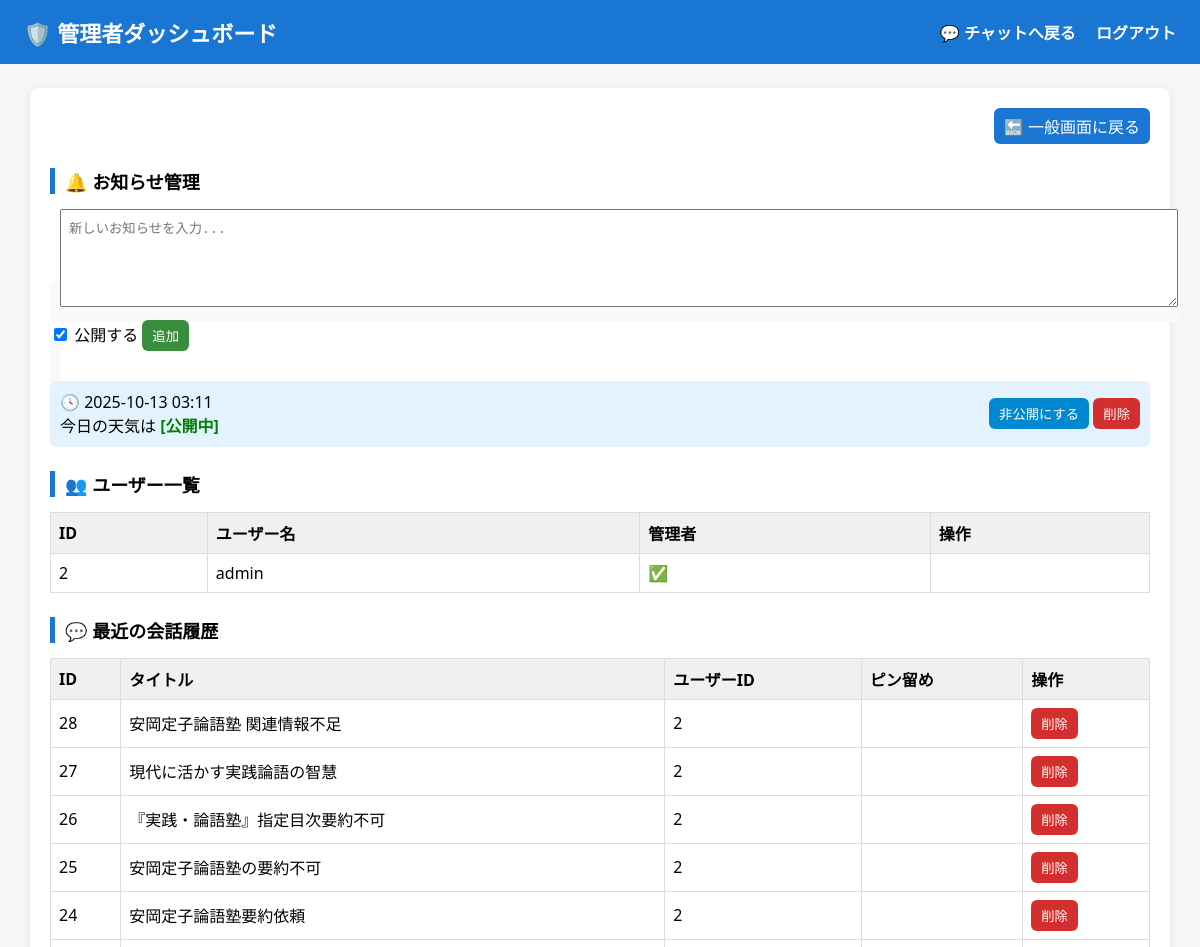
The page /admin_dashboard (signed in, upper part) on the database as committed earlier.
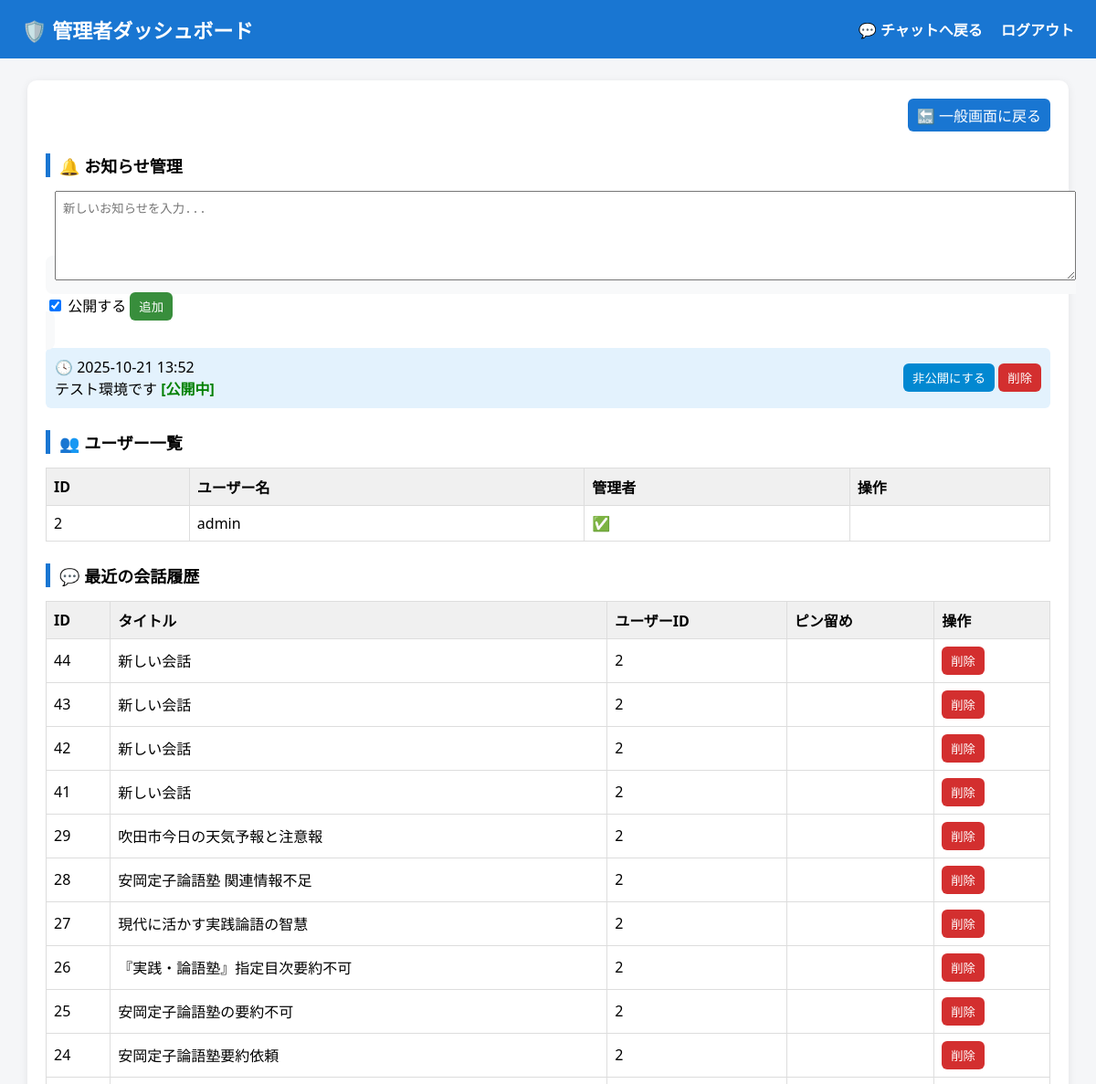
The same page on the database as committed later.
### app/models.py (models this page shows, shortened)
class Announcement(db.Model):
    __tablename__ = "announcement"
    id = db.Column(db.Integer, primary_key=True)
    message = db.Column(db.Text, nullable=False)
    is_active = db.Column(db.Boolean, default=True)
    timestamp = db.Column(db.DateTime, default=datetime.utcnow)

class User(db.Model, UserMixin):
    __tablename__ = "user"
    id = db.Column(db.Integer, primary_key=True)
    username = db.Column(db.String(50), unique=True, nullable=False)
    password = db.Column(db.String(100), nullable=False)
    is_admin = db.Column(db.Boolean, nullable=False, default=False)

class Conversation(db.Model):
    __tablename__ = "conversation"
    id = db.Column(db.Integer, primary_key=True)
    title = db.Column(db.String(100), nullable=False)
    user_id = db.Column(db.Integer, db.ForeignKey("user.id"), nullable=False)
    is_pinned = db.Column(db.Boolean, nullable=False, default=False)
    created_at = db.Column(db.DateTime, default=datetime.utcnow)
    updated_at = db.Column(db.DateTime, default=datetime.utcnow, onupdate=datetime.utcnow)
    summary = db.Column(db.Text, nullable=True)  # ✅ AIによる会話要約を保存
    user = db.relationship("User", backref=db.backref("conversations", lazy=True))

### app/__init__.py (the view)
    @bp.route("/admin_dashboard")
    @login_required
    def admin_dashboard():
        _admin_required()
        from sqlalchemy import func
        users = db.session.query(
            User,
            func.count(Conversation.id.distinct()).label('conversation_count'),
            func.count(Message.id).label('message_count')
        ).outerjoin(Conversation, User.id == Conversation.user_id)\
         .outerjoin(Message, Conversation.id == Message.conversation_id)\
         .group_by(User.id)\
         .order_by(User.id.asc())\
         .all()
        users_with_stats = []
        for user, conv_count, msg_count in users:
            user.conversation_count = conv_count
            user.message_count = msg_count
            users_with_stats.append(user)
        conversations = db.session.query(Conversation).order_by(
            Conversation.is_pinned.desc(), Conversation.id.desc()
        ).limit(100).all()
        announcements = db.session.query(Announcement).order_by(
            Announcement.timestamp.desc().nullslast()
        ).all()
        return render_template(
            "admin_dashboard.html",
            users=users_with_stats, conversations=conversations, announcements=announcements
        )

### templates/admin_dashboard.html (shortened to what this page needs)
<!DOCTYPE html>
<html lang="ja">
<head>
</head>
<body>
  <header>
    <h1>🛡️ 管理者ダッシュボード</h1>
    <nav>
      <a href="{{ url_for('core.chat') }}">💬 チャットへ戻る</a>
      <a href="{{ url_for('auth.logout') }}">ログアウト</a>
    </nav>
  </header>
  <main>
    <div class="top-links">
      <a class="link-btn" href="{{ url_for('core.chat') }}">🔙 一般画面に戻る</a>
    </div>
    <h2>🔔 お知らせ管理</h2>
    <form class="announce-form" method="post" action="{{ url_for('core.add_announcement') }}">
      <textarea name="message" placeholder="新しいお知らせを入力..." required></textarea>
      <div style="margin-top:8px;">
        <label><input type="checkbox" name="is_active" value="1" checked> 公開する</label>
        <button type="submit" style="background:#388e3c;">追加</button>
      </div>
    </form>
    {% if announcements %}
      {% for a in announcements %}
      <div class="announce-item">
        <p>
          🕓 {{ a.timestamp.strftime('%Y-%m-%d %H:%M') if a.timestamp else '' }}<br>
          {{ a.message }}
          {% if a.is_active %}
            <span class="active">[公開中]</span>
          {% else %}
            <span class="inactive">[非公開]</span>
          {% endif %}
        </p>
        <div>
          <form method="post" action="{{ url_for('core.toggle_announcement', ann_id=a.id) }}">
            <button type="submit" style="background:#0288d1;">
              {% if a.is_active %}非公開にする{% else %}公開にする{% endif %}
            </button>
          </form>
          <form method="post" action="{{ url_for('core.delete_announcement', ann_id=a.id) }}">
            <button type="submit">削除</button>
          </form>
        </div>
      </div>
      {% endfor %}
    {% else %}
      <p>現在お知らせはありません。</p>
    {% endif %}
    <h2>👥 ユーザー一覧</h2>
    <table>
      <thead>
        <tr>
          <th>ID</th>
          <th>ユーザー名</th>
          <th>管理者</th>
          <th>操作</th>
        </tr>
      </thead>
      <tbody>
        {% for u in users %}
        <tr>
          <td>{{ u.id }}</td>
          <td>{{ u.username }}</td>
          <td>{{ "✅" if u.is_admin else "—" }}</td>
          <td>
          </td>
        </tr>
        {% endfor %}
      </tbody>
    </table>
    <h2>💬 最近の会話履歴</h2>
    <table>
      <thead>
        <tr>
          <th>ID</th>
          <th>タイトル</th>
          <th>ユーザーID</th>
          <th>ピン留め</th>
          <th>操作</th>
        </tr>
      </thead>
      <tbody>
        {% for c in conversations %}
        <tr>
          <td>{{ c.id }}</td>
          <td>{{ c.title }}</td>
          <td>{{ c.user_id }}</td>
          <td>{{ "📌" if c.is_pinned else "" }}</td>
          <td>
            <form method="post" action="{{ url_for('core.delete_conversation', cid=c.id) }}">
              <button type="submit" onclick="return confirm('この会話を削除しますか？')">削除</button>
            </form>
          </td>
        </tr>
        {% endfor %}
      </tbody>
    </table>
  </main>
</body>
</html>

### templates/admin_dashboard.html (style rules this page uses)
body { font-family: "Noto Sans JP", system-ui, sans-serif; background:#f5f6f8; margin:0; }
header { background:#1976d2; color:#fff; padding:16px 24px; display:flex; justify-content:space-between; align-items:center; }
header h1 { margin:0; font-size:22px; }
header a { color:#fff; text-decoration:none; font-weight:bold; margin-left:16px; }
main { max-width:1100px; margin:24px auto; background:#fff; padding:20px; border-radius:10px; box-shadow:0 2px 10px rgba(0,0,0,0.08); }
h2 { border-left:5px solid #1976d2; padding-left:10px; margin-top:24px; font-size:18px; }
table { width:100%; border-collapse:collapse; margin-top:12px; }
th, td { border:1px solid #ddd; padding:8px; text-align:left; }
th { background:#f0f0f0; }
form { display:inline; }
button { background:#d32f2f; border:none; color:#fff; padding:6px 10px; border-radius:6px; cursor:pointer; }
.top-links { margin-bottom:12px; display:flex; justify-content:flex-end; gap:10px; }
.link-btn { background:#1976d2; color:#fff; text-decoration:none; padding:6px 10px; border-radius:6px; }
.announce-form { margin-top:15px; background:#f8f9fa; padding:10px; border-radius:8px; }
textarea { width:100%; height:80px; resize:vertical; padding:8px; }
.announce-item { background:#e3f2fd; padding:10px; border-radius:6px; margin-top:8px; display:flex; justify-content:space-between; align-items:center; }
.announce-item p { margin:0; }
.active { color:green; font-weight:bold; }

Rows that differ between the two databases and show on the page:
removed Announcement: timestamp "2025-10-13 03:11", message "今日の天気は", is_active "[公開中]"
added Announcement: timestamp "2025-10-21 13:52", message "テスト環境です", is_active "[公開中]"
added Conversation: id "44", title "新しい会話", user_id "2"
added Conversation: id "43", title "新しい会話", user_id "2"
added Conversation: id "42", title "新しい会話", user_id "2"
added Conversation: id "41", title "新しい会話", user_id "2"
added Conversation: id "29", title "吹田市今日の天気予報と注意報", user_id "2"
